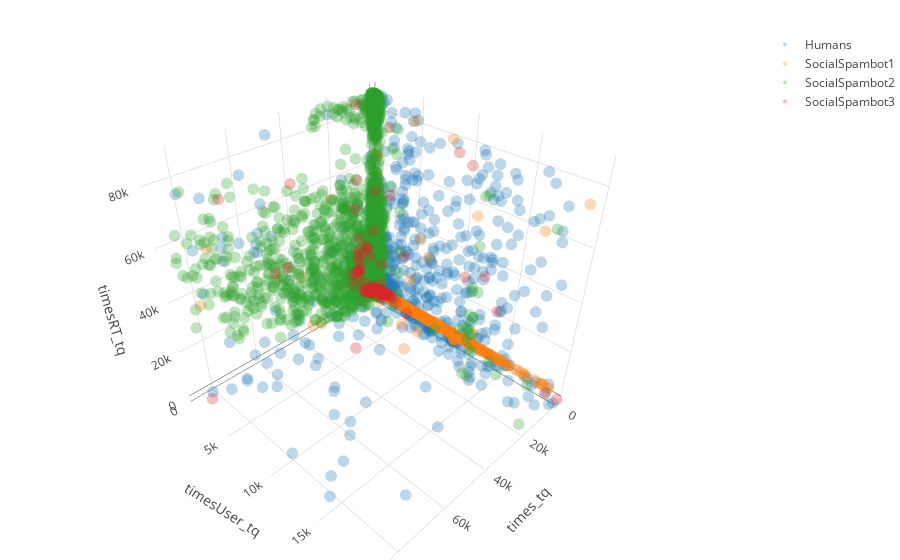

Write notebook code for a chart like this one.
### Code cell
plotearVars([
    ['times_tq'],
    ['timesUser_tq', [0, 20000]],
    ['timesRT_tq'],
])
print()

### Figure 1 — Plotly figure (JSON) as saved in the notebook; plotly's stock layout.template omitted (floating-point values rounded to 4 significant figures; data arrays with more than 128 entries replaced by an {"elided": "..."} marker saying what was removed)
{"data": [{"marker": {"opacity": 0.3, "size": 4}, "mode": "markers", "name": "Humans", "type": "scatter3d", "uid": "2825f7af-acf7-4f7f-b605-310d100a3a0b", "x": {"elided": "1083 int values"}, "y": {"elided": "1083 float values"}, "z": {"elided": "1083 float values"}}, {"marker": {"opacity": 0.3, "size": 4}, "mode": "markers", "name": "SocialSpambot1", "type": "scatter3d", "uid": "b7b5bbe0-8f1b-4ee2-90e4-c77e6ea6ce49", "x": {"elided": "991 int values"}, "y": {"elided": "991 float values"}, "z": {"elided": "991 int values"}}, {"marker": {"opacity": 0.3, "size": 4}, "mode": "markers", "name": "SocialSpambot2", "type": "scatter3d", "uid": "71cb74ce-4d03-4e50-832f-85077f0242a7", "x": {"elided": "3457 int values"}, "y": {"elided": "3457 float values"}, "z": {"elided": "3457 int values"}}, {"marker": {"opacity": 0.3, "size": 4}, "mode": "markers", "name": "SocialSpambot3", "type": "scatter3d", "uid": "a5291d9a-5a7a-4739-a5c0-462dc3457304", "x": {"elided": "464 int values"}, "y": {"elided": "464 float values"}, "z": {"elided": "464 int values"}}], "layout": {"margin": {"b": 0, "l": 0, "r": 0, "t": 30}, "scene": {"aspectmode": "cube", "xaxis": {"title": {"text": "times_tq"}}, "yaxis": {"range": [0, 20000], "title": {"text": "timesUser_tq"}}, "zaxis": {"title": {"text": "timesRT_tq"}}}}}
